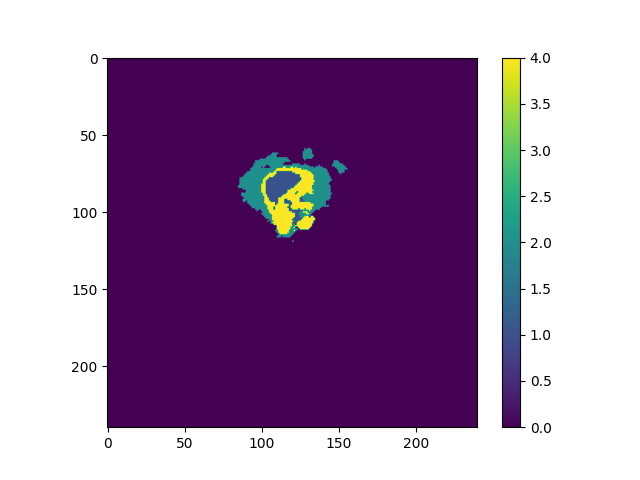
#> input picture .png, 640 x 480 px
$ python -i app.py   (imports and definitions only)
#> lines starting #> are read from the running program, lines starting #| are printed output that depends on the picture; after the words box and inside, x2 and y2 are one past the last pixel; in counts of white or black regions, pixels touching at a corner belong together
#> further down, picture is the input picture: shape (480, 640, 3); mean B, G, R 173.8, 140, 166.4
import numpy as np
import nibabel as nib
import cv2
from sklearn.preprocessing  import MinMaxScaler
from skimage import measure
import trimesh
import matplotlib.pyplot as plt

# [48 lines left out: functions getTrainData, getValidationData, not called in this run]


def getBrainContours(image):
    rows, cols, floors = image.shape
#> rows = 480; cols = 640; floors = 3
    onlyContours = np.zeros((rows, cols, floors), dtype="uint8")

    for i in range(floors):

        cannyImg = cv2.Canny(image[:, :, i], 100, 120)
        cannyImg = cv2.dilate(cannyImg, None)
        contours, hierarchy = cv2.findContours(cannyImg, cv2.RETR_EXTERNAL, cv2.CHAIN_APPROX_NONE)

        contourImg = np.zeros((rows, cols))

        cv2.drawContours(contourImg, contours, -1, (255), 1)

        onlyContours[:, :, i] = contourImg
#> this loop made 3 passes
#> pass 1, in getBrainContours, `cannyImg = cv2.Canny(image[:, :, i], 100, 120)`:
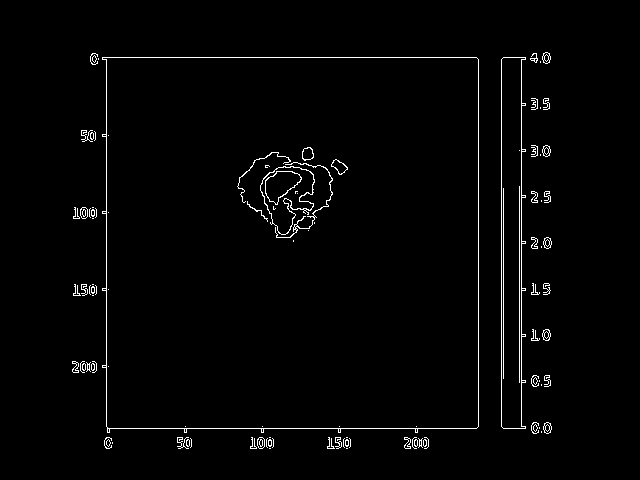
#> cannyImg: shape (480, 640); 1.8% white in thin lines or dots, all inside (x1, y1, x2, y2) = (72, 52, 552, 449)
#> pass 1, in getBrainContours, `cannyImg = cv2.dilate(cannyImg, None)`:
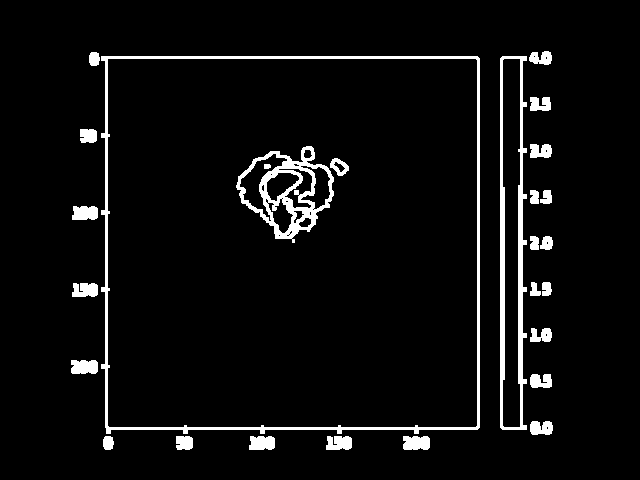
#> cannyImg: shape (480, 640); 5.2% white; 27 white regions, largest, box (x1, y1, x2, y2) and area: (101, 56, 480, 434) 4701, (500, 56, 527, 430) 3312, (236, 146, 334, 243) 2838
#> pass 2, in getBrainContours, `cannyImg = cv2.Canny(image[:, :, i], 100, 120)`:
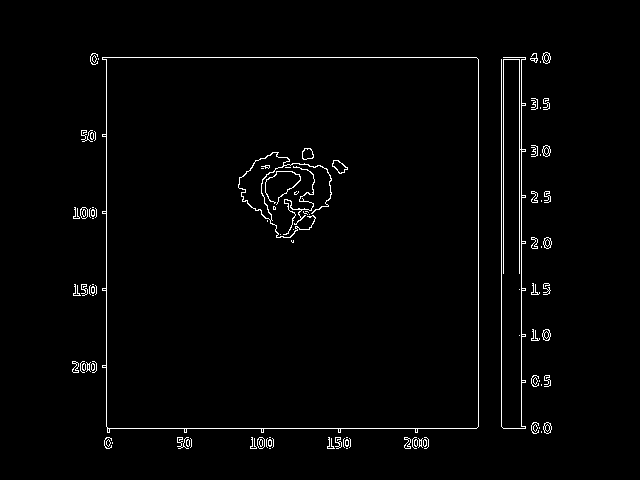
#> cannyImg: shape (480, 640); 1.8% white in thin lines or dots, all inside (x1, y1, x2, y2) = (72, 52, 552, 449)
#> pass 2, in getBrainContours, `cannyImg = cv2.dilate(cannyImg, None)`:
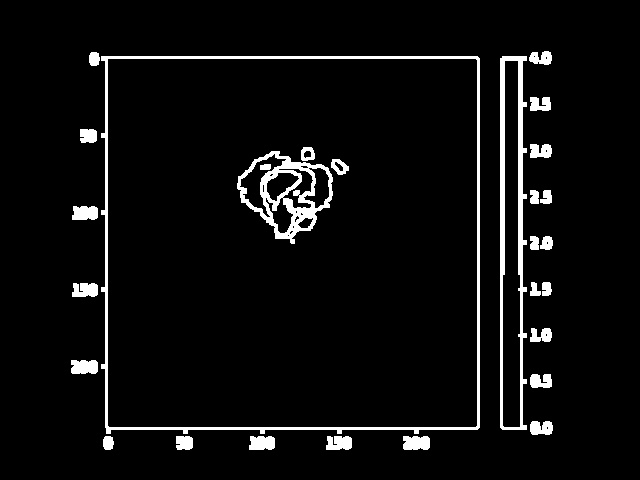
#> cannyImg: shape (480, 640); 5.2% white; 28 white regions, largest, box (x1, y1, x2, y2) and area: (101, 56, 480, 434) 4653, (500, 56, 527, 430) 3422, (237, 151, 333, 244) 2732
#> after the loop:
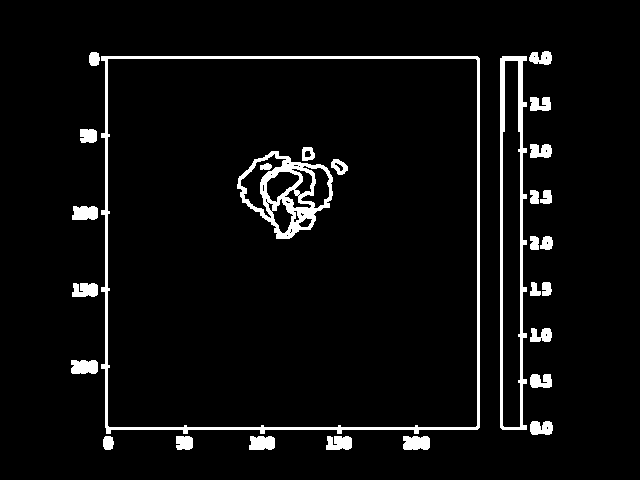
#> cannyImg: shape (480, 640); 5% white; 28 white regions, largest, box (x1, y1, x2, y2) and area: (101, 56, 480, 434) 4701, (500, 56, 527, 430) 2856, (237, 151, 333, 239) 2677
#> after the loop:
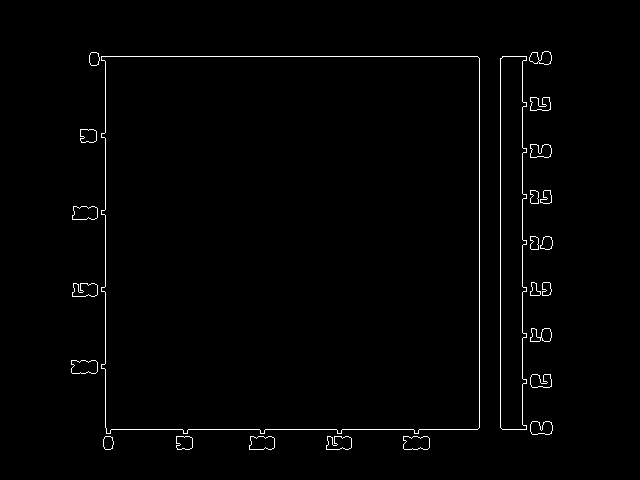
#> contourImg: shape (480, 640) float64; 1.2% white in thin lines or dots, all inside (x1, y1, x2, y2) = (71, 51, 553, 450)

    return onlyContours

# [42 lines left out: functions getBooleanMasks, create3DMesh, create3DBrainWithTumor_Train, not called in this run]

def getFrame(image, i, path):
    cv2.imwrite(path,image[:,:,i])

# [4 lines left out: function getMask, not called in this run]


# [4 lines not run here, left out]

>>> import cv2
>>> picture = cv2.imread('../.png')
>>> result = getBrainContours(picture)
